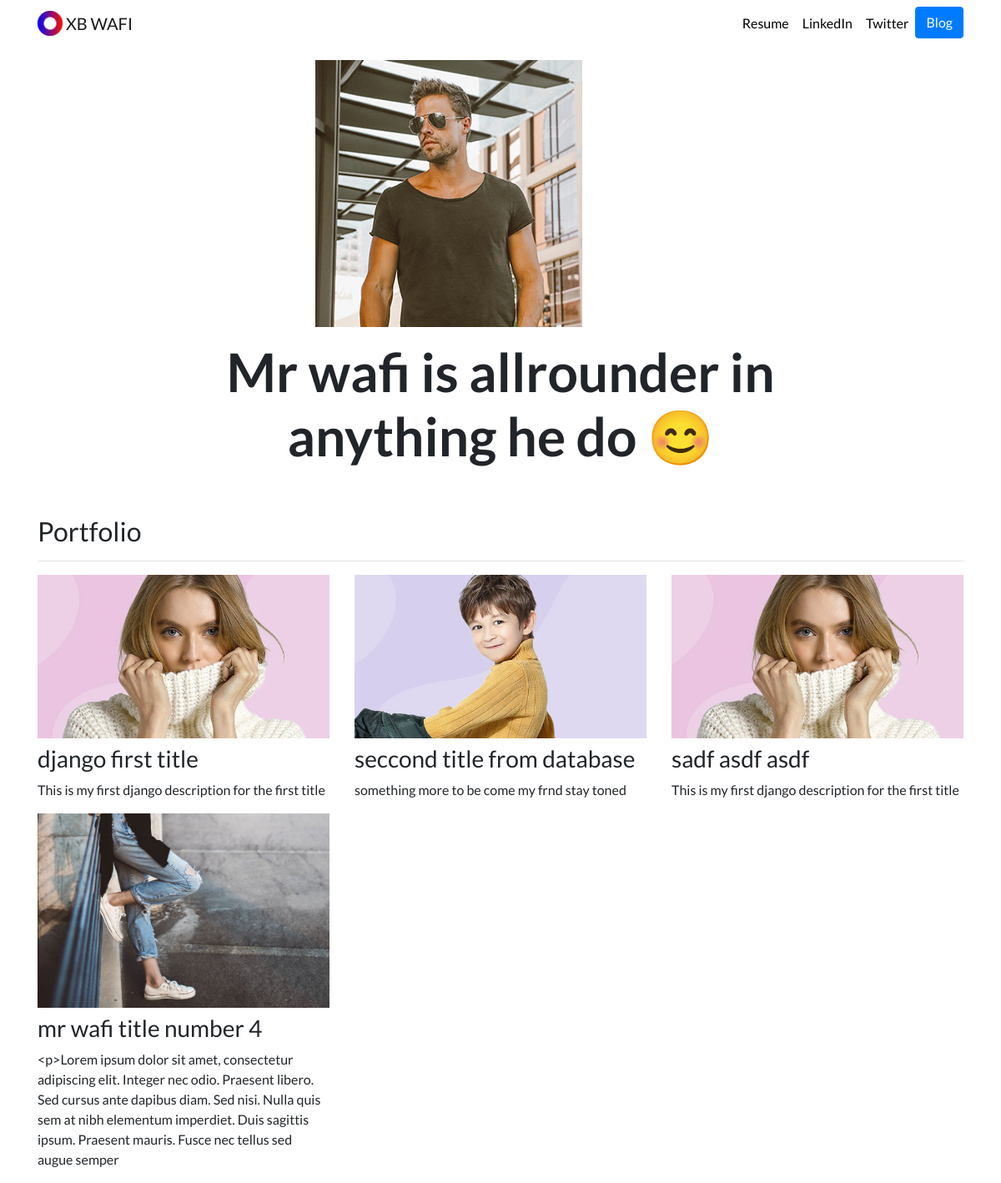
The page / on the database its author committed.
### portfolio/models.py (models this page shows, shortened)
class Project(models.Model):
    title = models.CharField(max_length=100)
    description = models.CharField(max_length=250)
    image = models.ImageField(upload_to='portfolio/images')
    urls = models.URLField(blank=True)

### portfolio/views.py (the view)
# urls.py: 2. Add a URL to urlpatterns:  path('', views.home, name='home')
def home(request):
    projects = Project.objects.all()
    return render(request, 'portfolio/home.html', {'projects':projects})

### portfolio/templates/portfolio/home.html
{% extends "portfolio/base.html" %}
{% load static %}
{% block content %}
<div class="row justify-content-center my-3">
  <div class="col-5">
    <img src="{% static 'portfolio/insta-5.jpg' %}" class="img-fluid">
  </div>
</div>
<div class="row justify-content-center mb-3">
  <div class="col-md-9 text-center">
    <h1 id="hometext" class="font-weight-bold">Mr wafi is allrounder in anything he do  😊</h1>
  </div>
</div>
<h2 class="mt-5">Portfolio</h2>
<hr>
<div class="row">
  {% for project in projects %}
  <div class="col-lg-4 col-md-6">
    {% if project.urls %}
    <a href="{{ project.urls }}">
      <img src="{{ project.image.url }}" class="img-fluid mb-2">
    </a>
    {% else %}
    <img src="{{ project.image.url }}" class="img-fluid mb-2">
    {% endif %}
    <h3>{{ project.title }}</h3>
    <p>{{ project.description }}</p>
  </div>
  {% endfor %}
</div>
{% endblock %}

### portfolio/templates/portfolio/base.html (shortened to what this page needs)
{% load static %}
<!doctype html>
<html lang="en">
<head>
  <link rel="stylesheet" href="https://stackpath.bootstrapcdn.com/bootstrap/4.4.1/css/bootstrap.min.css">
  <link rel="stylesheet" href="{% static "portfolio/custom.css" %}">
</head>
<body>
  <nav id="topNav" class="navbar navbar-expand-md navbar-light">
    <div class="container">
      <a class="navbar-brand" href="{% url 'home' %}">
        <img src="{% static "portfolio/Logo.png" %}" width="30" height="30" class="d-inline-block align-top" alt="Nick's Logo">
        <span>XB WAFI</span>
      </a>
      <div class="collapse navbar-collapse text-center" id="navbarNav">
        <ul class="navbar-nav ml-auto">
          <li class="nav-item">
            <a class="nav-link" href="{% static "portfolio/resume.pdf" %}">Resume</a>
          </li>
          <li class="nav-item">
            <a class="nav-link" href="https://www.linkedin.com/xbwafi/" target="_blank">LinkedIn</a>
          </li>
          <li class="nav-item">
            <a class="nav-link" href="https://twitter.com/xbwafi" target="_blank">Twitter</a>
          </li>
          <li>
            <a role="button" href="{% url 'blog:all_blogs' %}" class="btn btn-primary">Blog</a>
          </li>
        </ul>
      </div>
    </div>
  </nav>
  <div class="container">
    {% block content %}{% endblock %}
  </div>
</body>
</html>

### portfolio/static/portfolio/custom.css (style rules this page uses)
.navbar-nav .nav-link { color: rgba(0,0,0,1) !important; }
body { font-family: 'Lato', sans-serif; }
@media (min-width: 992px) { #hometext { font-size: 4rem; } }

### rows shown on the page
Project: image (picture), title "django first title", description "This is my first django description for the first title"
Project: image (picture), title "seccond title from database", description "something more to be come my frnd stay toned"
Project: image (picture), title "sadf asdf asdf", description "This is my first django description for the first title"
Project: image (picture), title "mr wafi title number 4", description "<p>Lorem ipsum dolor sit amet, consectetur adipiscing elit. Integer nec odio. Praesent libero. Sed cursus ante dapibus diam. Sed nisi. Nulla quis sem at nibh elementum imperdiet. Duis sagittis ipsum. Praesent mauris. Fusce nec tellus sed augue semper"
